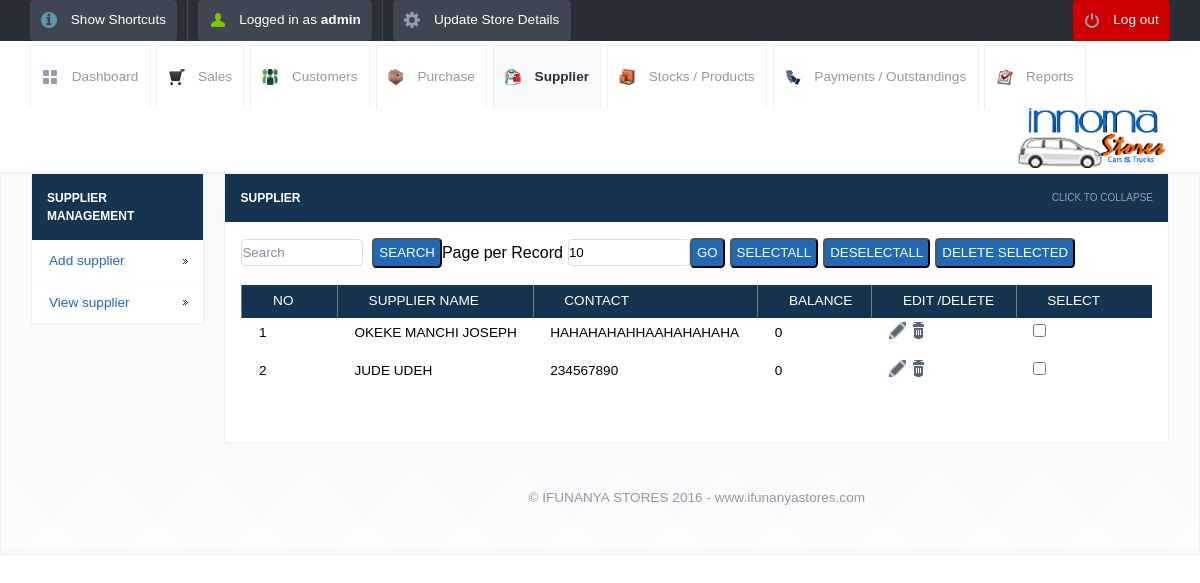
The page /view_supplier.php (signed in) on the database its author committed.
### tables this page shows
CREATE TABLE IF NOT EXISTS `supplier_details` (
  `id` int(10) unsigned NOT NULL AUTO_INCREMENT,
  `supplier_name` varchar(200) NOT NULL,
  `supplier_address` varchar(500) NOT NULL,
  `supplier_contact1` varchar(100) NOT NULL,
  `supplier_contact2` varchar(100) NOT NULL,
  `balance` int(11) NOT NULL,
  PRIMARY KEY (`id`)
);

### view_supplier.php (the view, shortened to what this page needs)
<!DOCTYPE html>
<html lang="en">
<head>
	<link rel="stylesheet" href="css/style.css">
	<?php include_once("tpl/common_js.php"); ?>
<link rel="stylesheet"  href="dist/js/jquery.alerts.css" >
</head>
<body>
	<?php include_once("tpl/top_bar.php"); ?>
	<div id="header-with-tabs">
		<div class="page-full-width cf">
			<ul id="tabs" class="fl">
				<li><a href="dashboard.php" class="dashboard-tab">Dashboard</a></li>
				<li><a href="view_sales.php" class=" sales-tab">Sales</a></li>
				<li><a href="view_customers.php" class="customers-tab">Customers</a></li>
				<li><a href="view_purchase.php" class="purchase-tab">Purchase</a></li>
				<li><a href="view_supplier.php" class="active-tab   supplier-tab">Supplier</a></li>
				<li><a href="view_product.php" class="stock-tab">Stocks / Products</a></li>
				<li><a href="view_payments.php" class="payment-tab">Payments / Outstandings</a></li>
				<li><a href="view_report.php" class="report-tab">Reports</a></li>
			</ul>
			<a href="#" id="company-branding-small" class="fr"><img src="<?php if(isset($_SESSION['logo'])) { echo "upload/".$_SESSION['logo'];}else{ echo "upload/posnic.png"; } ?>" alt="Point of Sale" /></a>
		</div>
	</div>
	<div id="content">
		<div class="page-full-width cf">
			<div class="side-menu fl">
				<h3>supplier Management</h3>
				<ul>
					<li><a href="add_supplier.php">Add supplier</a></li>
					<li><a href="view_supplier.php">View supplier</a></li>
				</ul>
			</div>
			<div class="side-content fr">
				<div class="content-module">
					<div class="content-module-heading cf">
						<h3 class="fl">supplier</h3>
						<span class="fr expand-collapse-text">Click to collapse</span>
					</div>
						<div class="content-module-main cf">
					<table>
<form action="" method="post" name="search" >
    <input name="searchtxt" type="text" class="round my_text_box" placeholder="Search" >
&nbsp;&nbsp;<input name="Search" type="submit" class="my_button round blue   text-upper" value="Search">
</form>
 <form action="" method="get" name="limit_go">
    Page per Record<input name="limit" type="text" class="round my_text_box" id="search_limit" style="margin-left:5px;" value="<?php if(isset($_GET['limit'])) echo $_GET['limit']; else echo "10"; ?>" size="3" maxlength="3">
    <input name="go"  type="button" value="Go" class=" round blue my_button  text-upper" onclick="return confirmLimitSubmit()">
</form>
<form name="deletefiles" action="delete.php" method="post">
<input type="button" name="selectall" value="SelectAll" class="my_button round blue   text-upper" onClick="checkAll()"  style="margin-left:5px;"/>
<input type="button" name="unselectall" value="DeSelectAll" class="my_button round blue   text-upper" onClick="uncheckAll()" style="margin-left:5px;" />
<input name="dsubmit" type="button" value="Delete Selected" class="my_button round blue   text-upper" style="margin-left:5px;" onclick="return confirmDeleteSubmit()"/>
					<table>
		<?php
	$limit = 10;
	$page = $_GET['page'];
	if($page)
		$start = ($page - 1) * $limit;
	else
		$start = 0;
	$sql = "SELECT * FROM supplier_details LIMIT $start, $limit ";
	$result = mysql_query($sql);
	if ($page == 0) $page = 1;
	$pagination = "";
?>
							<tr>
								<th>No</th>
								<th >Supplier Name</th>
								<th>Contact</th>
								<th>Balance</th>
								<th>Edit /Delete</th>
                                                                <th>Select</th>
							</tr>
<?php $i=1; $no=$page-1; $no=$no*$limit;
while($row = mysql_fetch_array($result))
{
 ?>
	<tr>
   <td> <?php echo $no+$i; ?></td>
   <td><?php echo $row['supplier_name']; ?></td>
   <td> <?php echo $row['supplier_contact1']; ?></td>
   <td> <?php echo $row['balance'];?></td>
    <td>	<a href="update_supplier.php?sid=<?php echo $row['id'];?>&table=supplier_details&return=view_supplier.php"	class="table-actions-button ic-table-edit">
	</a>
<a  href="javascript:confirmSubmit(<?php echo $row['id'];?>,'supplier_details','view_supplier.php')" class="table-actions-button ic-table-delete"></a>
    </td>
	<td><input type="checkbox" value="<?php echo $row['id']; ?>" name="checklist[]" id="check_box" /></td>
</tr>
<?php $i++; } ?>
 <tr>
       <td align="center"><div style="margin-left:20px;"><?php echo $pagination; ?></div></td>
      </tr>
</table>
</form>
		</div>
	</div>
	<?php require_once('footer.php');?>
</body>
</html>

### rows shown on the page
supplier_details: i "1", supplier_name "OKEKE MANCHI JOSEPH", supplier_contact1 "HAHAHAHAHHAAHAHAHAHA", balance "0"
supplier_details: i "2", supplier_name "JUDE UDEH", supplier_contact1 "234567890", balance "0"

### other values the page prints
$POSNIC['username'] "admin"
